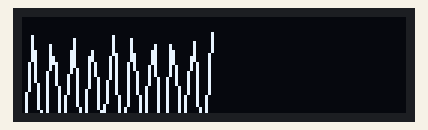
Recording of a sketch running on a simulated ESP8266 (Wemos D1 mini). Shown: 128×32 one-colour display.

Above: at 0.52 s.
At 5.01 s:
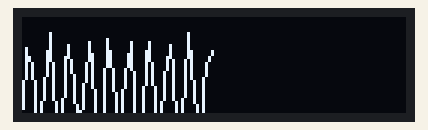
At 10.15 s:
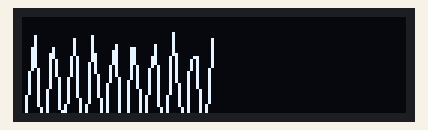
At 19.78 s:
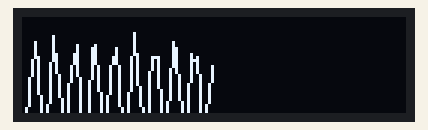
At 29.42 s:
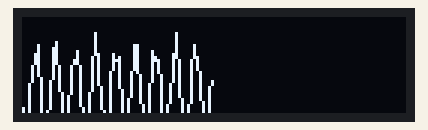
At 39.7 s:
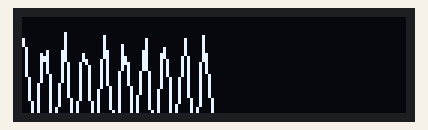

The sketch:

oled_waveform.ino
```cpp
/*  Noizetoyz — scrolling waveform animation for the Wemos OLED Shield
    (64x48 SSD1306, I2C) stacked on the D1 mini.

    Standalone visual — no WiFi, no Mozzi, no relay — just proves the OLED
    itself and its exact library/pin/address requirements, which are
    non-obvious for this specific shield (a plain SSD1306 constructor with
    128x64/128x32 assumptions won't work: the physical panel is 64x48, and
    the mainline Adafruit_SSD1306 library needs a library-level macro set
    before compiling, not a runtime width/height argument, to know that).

    Library: "Adafruit SSD1306 Wemos Mini OLED" (Adafruit + mcauser, via
    Stefan Bethke's fork) — chosen over plain Adafruit_SSD1306 because it's
    purpose-built for this exact 64x48 Wemos shield and ships a
    ssd1306_64x48_i2c example this sketch's init sequence is copied from
    directly (constructor, begin() call, I2C address, reset-pin handling)
    rather than guessed.

    Pins (fixed by the shield's stacking header, confirmed via that
    example's own comments and web search): SCL=D1 (GPIO5), SDA=D2 (GPIO4).
    I2C address 0x3C. No reset line is actually broken out on the shield's
    header — GPIO0 is passed as OLED_RESET only because the library's own
    example does the same for this exact board; toggling it post-boot
    (ESP8266's boot-mode strapping only matters at power-on) is harmless.

    UNTESTED as of writing — about to be flashed to the real D1 mini+OLED
    stack this session used for the WiFi smoke test.
*/

#define SSD1306_64_48
#include <Wire.h>
#include <Adafruit_GFX.h>
#include <Adafruit_SSD1306.h>

#define OLED_RESET 0
Adafruit_SSD1306 display(OLED_RESET);

const int W = 64;
const int H = 48;
const int MID = H / 2;

float phase = 0.0;
const float PHASE_STEP = 0.25;   // how fast the wave scrolls
const float FREQ = 0.15;         // cycles per pixel-column of the primary wave
const float AMPLITUDE = 14.0;    // primary wave amplitude, pixels
const float FREQ2 = 0.37;        // a second, faster/quieter harmonic for texture
const float AMPLITUDE2 = 5.0;

void setup() {
  Wire.begin(D2, D1); // SDA, SCL
  display.begin(SSD1306_SWITCHCAPVCC, 0x3C);
  display.clearDisplay();
  display.display();
}

void loop() {
  display.clearDisplay();

  int prevY = -1;
  for (int x = 0; x < W; x++) {
    float y = MID
      + AMPLITUDE * sin(2.0 * PI * FREQ * x + phase)
      + AMPLITUDE2 * sin(2.0 * PI * FREQ2 * x - phase * 1.7);
    int yi = (int)y;
    if (yi < 0) yi = 0;
    if (yi >= H) yi = H - 1;

    if (prevY >= 0) {
      display.drawLine(x - 1, prevY, x, yi, WHITE);
    } else {
      display.drawPixel(x, yi, WHITE);
    }
    prevY = yi;
  }

  display.display();

  phase += PHASE_STEP;
  if (phase > 2.0 * PI * 1000) phase -= 2.0 * PI * 1000; // keep it bounded, harmless either way

  delay(30); // ~33fps target; actual rate limited by I2C buffer flush time
}
```
